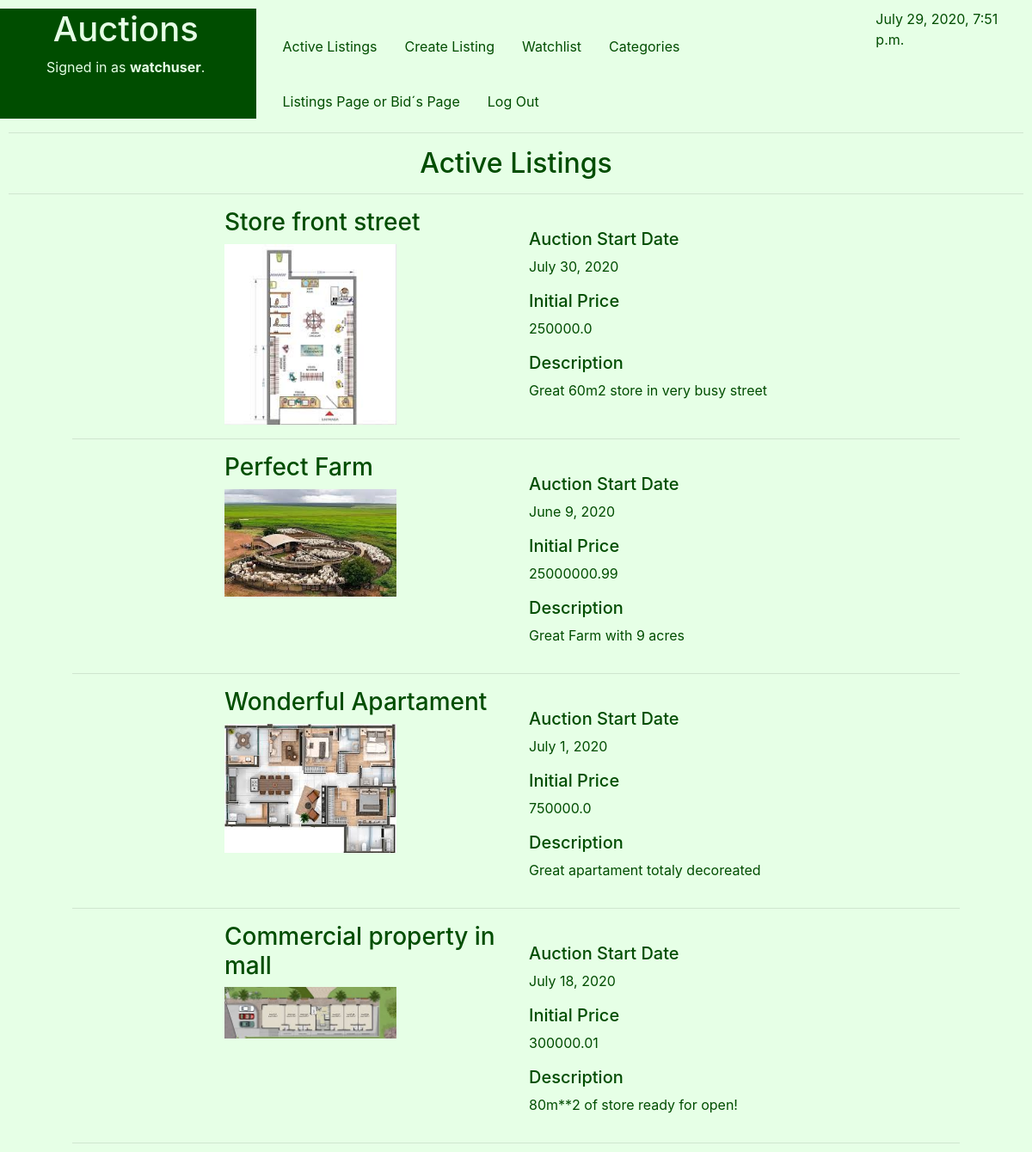
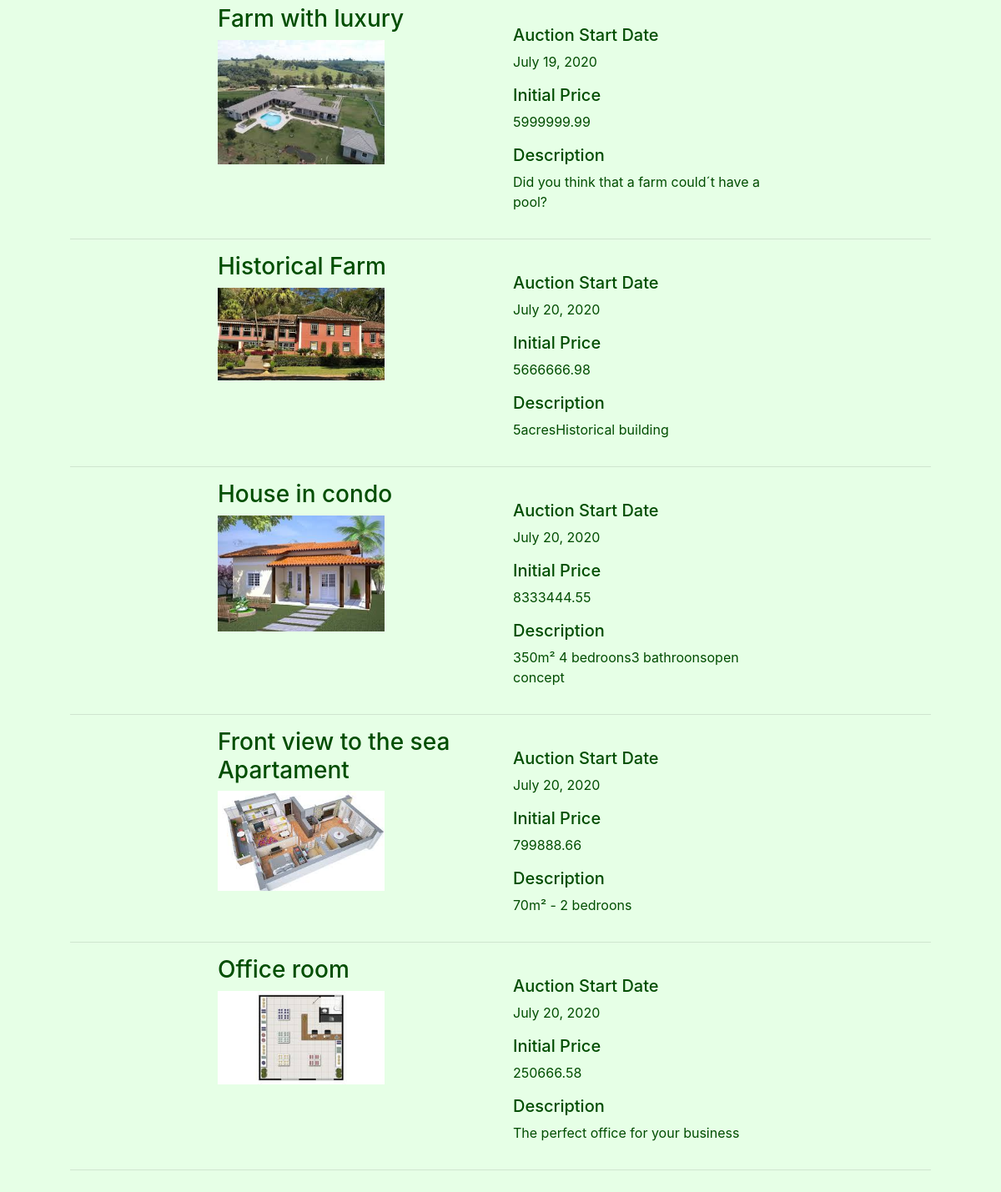
The app's page / (signed in) with its own data (2 pictures, top to bottom).
### auctions/models.py (models this page shows, shortened)
class User(AbstractUser):
    pass

class Listings(models.Model):
    STATUS = (
        ('Active', 'Active - Receiving Bids'),
        ('To Begin', 'To Begin - De Auction didn´t start yet'),
        ('Closed', 'Closed - The seller gave up the auction'),
        ('Sold', 'Sold'),
    )
    Ltitle = models.CharField(help_text="Choose a title for your listing",max_length=50)
    Ccode=models.IntegerField(help_text="Categories Ex: 1-Apartament,2-Commercial,3-Farm, 4-House ") #foreign key from PropTypes
    Ldescription = models.CharField(max_length=250)
    Lprice = models.FloatField(help_text="starting bid Just USD") #initial price
    Ldatestart = models.DateField(help_text="Please use the following format: <em>YYYY-MM-DD</em>. for the auction start")
    Lduration = models.IntegerField(help_text="Duration expressed in days" )
    Luser = models.CharField(max_length=25)
    Limage= models.ImageField(upload_to="media", blank=True) #Name of the picture saved on static folder
    Lstatus = models.CharField(max_length=8, choices=STATUS )

### auctions/views.py (the view)
# urls.py: path('', views.index, name='index'),
def index(request):
    d = datetime.now()
    context={
            "d" : d,
            "ActiveListings": Listings.objects.all(),
    }
    return render(request, "auctions/index.html", context)

### auctions/templates/auctions/index.html (shortened to what this page needs)
{% extends "auctions/layout.html" %}
{% block body %}
  <h2 style=" text-align: center;">Active Listings</h2>
  <hr>
    <div class="form-group" >
      <form >
          {% if ActiveListings|length > 0 %}
              {% for Active in ActiveListings %}
                    {%if Active.Lstatus == "Active"%}
                        <div class="container" style="border:#004d00; width:90%">
                            <div class="row"  width="1700px">
                                <div class="col-lg-2">
                                </div>
                                <div class="col-lg-4">
                                    <h3>{{ Active.Ltitle }}</h3>
    		                            <img src=" {{Active.Limage.url}} "  width="200">
                                    <br>
                                </div>
                                <div class="col-lg-4">
                                  <br>
                                  <h5>Auction Start Date  </h5>
                                  <p>{{ Active.Ldatestart }}</p>
                                    <h5>Initial Price </h5>
                                    <p> {{ Active.Lprice }}</p>
                       	          <h5>Description</h5>
    					        	          <p>{{ Active.Ldescription }}</p>
                                </div>
                                <div class="col-lg-2">
                                </div>
                            </div>
                            <hr>
                        </div>
                    {%endif%}
    				  {% endfor %}
          {% else %}
    	         	<div class="form-group">
    		          	<output>No matches found</output>
    	        	</div>
          {% endif %}
    	</form>
    </div>
{% endblock %}

### auctions/templates/auctions/layout.html (shortened to what this page needs)
{% load static %}
<!DOCTYPE html>
<html lang="en">
    <head>
        <link rel="stylesheet" href="https://stackpath.bootstrapcdn.com/bootstrap/4.4.1/css/bootstrap.min.css">
        <link rel="stylesheet" href="https://cdnjs.cloudflare.com/ajax/libs/font-awesome/4.7.0/css/font-awesome.min.css">
        <link href="{% static 'auctions/styles.css' %}" rel="stylesheet">
    </head>
    <body>
        <div class="row">
            <div class="col-lg-3" style="background-color:#004d00;color:#e6ffe6 ;">
                <h1 style="text-align: center;">Auctions</h1>
                {% if user.is_authenticated %}
                    <p style="text-align: center;">Signed in as <strong >{{ user.username }}</strong>.</p>
                {% else %}
                    <p style="text-align: center;">Not signed in.</p>
                {% endif %}
            </div>
            <div class="col-lg-7" >
                <ul class="nav">
                <li class="nav-item"><br>
                  <a  style="color:  #004d00;" class="nav-link" href="{% url 'auctions:index' %}">Active Listings</a>
                </li>
                {% if user.is_authenticated %}
                    <li class="nav-item"><br>
                    <a  style="color:  #004d00;" class="nav-link" href="{% url 'auctions:CreateListings' %}">Create Listing</a>
                    </li>
                    <li class="nav-item"><br>
                    <a  style="color:  #004d00;" class="nav-link" href="{% url 'auctions:Watchlist' %}">Watchlist</a>
                    </li>
                    <li class="nav-item"><br>
                    <a  style="color:  #004d00;" class="nav-link" href="{% url 'auctions:Categories' %}">Categories</a>
                    </li>
                    <li class="nav-item"><br>
                    <a  style="color:  #004d00;" class="nav-link" href="{% url 'auctions:Listingspage' %}">Listings Page or Bid´s Page</a>
                    </li>
                    <li class="nav-item"><br>
                    <a  style="color:  #004d00;" class="nav-link" href="{% url 'auctions:logout' %}">Log Out</a>
                    </li>
                {% endif %}
                </ul>
            </div>
            <div class="col-lg-2" >
                <p> {{d}} </p>
            </div>
        </div>
      <hr>
      {% block body %}
      {% endblock %}
    </body>
</html>

### auctions/static/auctions/styles.css (style rules this page uses)
body { padding: 10px; }

### auctions/templates/auctions/layout.html (style rules this page uses)
body { background-color:#e6ffe6 ; color: #004d00; }

### records on screen
User: username "watchuser"
Listings: Ltitle "Store front street", Limage (picture), Ldatestart "July 30, 2020", Lprice "250000.0", Ldescription "Great 60m2 store in very busy street"
Listings: Ltitle "Perfect Farm", Limage (picture), Ldatestart "June 9, 2020", Lprice "25000000.99", Ldescription "Great Farm with 9 acres"
Listings: Ltitle "Wonderful Apartament", Limage (picture), Ldatestart "July 1, 2020", Lprice "750000.0", Ldescription "Great apartament totaly decoreated"
Listings: Ltitle "Commercial property in mall", Limage (picture), Ldatestart "July 18, 2020", Lprice "300000.01", Ldescription "80m**2 of store ready for open!"
Listings: Ltitle "Farm with luxury", Limage (picture), Ldatestart "July 19, 2020", Lprice "5999999.99", Ldescription "Did you think that a farm could´t have a pool?"
Listings: Ltitle "Historical Farm", Limage (picture), Ldatestart "July 20, 2020", Lprice "5666666.98", Ldescription "5acresHistorical building"
Listings: Ltitle "House in condo", Limage (picture), Ldatestart "July 20, 2020", Lprice "8333444.55", Ldescription "350m² 4 bedroons3 bathroonsopen concept"
Listings: Ltitle "Front view to the sea Apartament", Limage (picture), Ldatestart "July 20, 2020", Lprice "799888.66", Ldescription "70m² - 2 bedroons"
Listings: Ltitle "Office room", Limage (picture), Ldatestart "July 20, 2020", Lprice "250666.58", Ldescription "The perfect office for your business"
